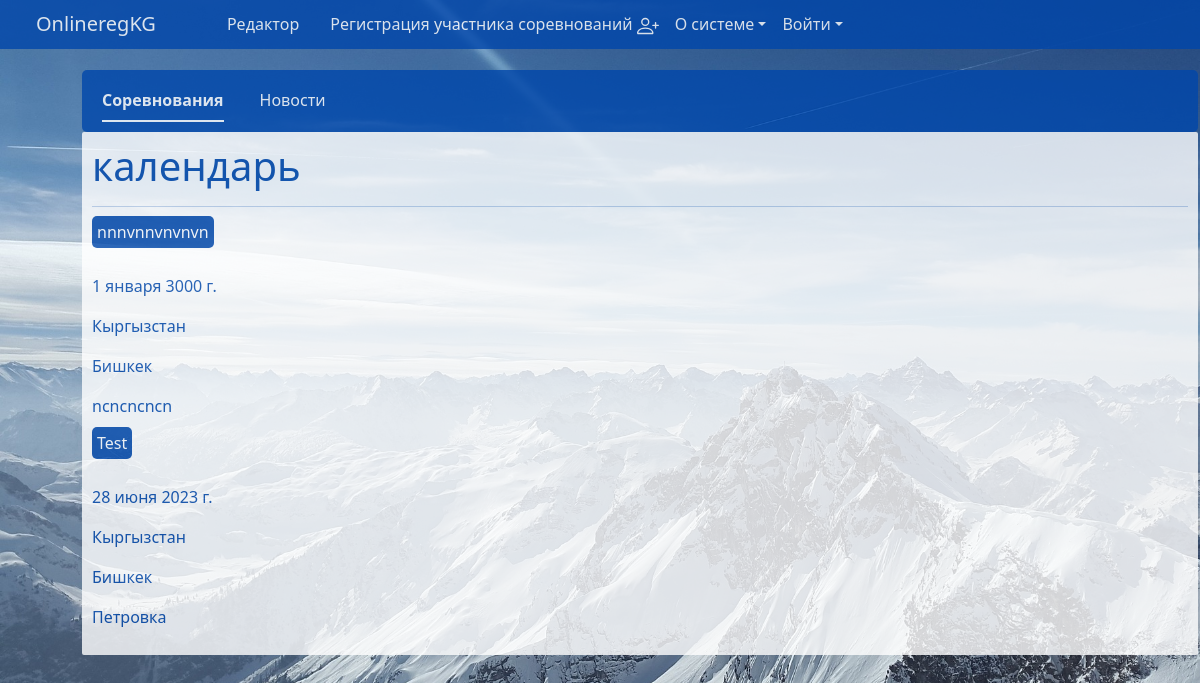
The page / on the database its author committed.
### competitions/models.py (models this page shows, shortened)
class Competition(models.Model):
    hostState_list = [
        ('Кыргызстан', 'Кыргызстан'),
    ]
    region_list = [
        ('Бишкек', 'Бишкек'),
        ('Чуй', 'Чуй'),
        ('Каракол', 'Каракол'),
        ('Баткен', 'Баткен'),
        ('Джалал-Абад', 'Джалал-Абад'),
        ('Нарын', 'Нарын'),
        ('Талас', 'Талас'),
        ('Ош', 'Ош'),
    ]
    before_18 = ['12', '11', '13', '14', '15', '16', '17', '18']
    before_25 = ['19', '20', '21', '22', '23', '24', '25']
    before_35 = ['26', '27', '28', '29', '30', '31', '32', '33', '34', '35']
    before_45 = ['36', '37', '38', '39', '40', '41', '42', '43', '45']
    ignor = ['A', 'B', 'C', 'D']
    age_groups_of_participants_list = [
        (f'{before_18}', 'До-18'),
        (f'{before_25}', '18-25'),
        (f'{before_35}', '25-35'),
        (f'{before_45}', '35-45'),
        (f'{ignor}', 'A, B, C, D ')
    ]
    phone_regex = RegexValidator(
        regex=r'\+996\d{9}$',
        message='Номер телефона должен быть в формате: "+996XXXXXXXXX'
    )
    telegram_regex = RegexValidator(
        regex=r'^@[A-Za-z0-9]{5,}$',
        message='invalid username Telegram'
    )
    author = models.ForeignKey(User, on_delete=models.CASCADE, related_name='competitions', verbose_name='Редактор', blank=True, null=True)
    create_date = models.DateTimeField(auto_now_add=True)
    state = models.CharField(choices=hostState_list, max_length=10, blank=False, verbose_name='Государство проведения')
    region = models.CharField(choices=region_list, max_length=11, blank=False, verbose_name='Регион проведения')
    date = models.DateField(blank=False, verbose_name='Дата (-ы) проведения')
    organizer_name = models.CharField(max_length=30, blank=False,verbose_name='Имя организатора', null=True)
    organizer_last_name = models.CharField(max_length=100, blank=False, verbose_name='Фамилия организатора', null=True)
    organizer_email = models.EmailField(blank=False, verbose_name='email организатора', null=True)
    organizer_phone = models.CharField(max_length=13, blank=True, verbose_name='номер телефона организатора', null=True, validators=[phone_regex])
    organizer_telegram = models.CharField(max_length=20, blank=False, null=True, validators=[telegram_regex], verbose_name='Telegram организатора')
    organizer_whatsapp = models.CharField(max_length=255, blank=True, null=True, validators=[phone_regex], verbose_name='WhatsApp организатора')
    competition_name = models.CharField(max_length=255, blank=False, verbose_name='Наименование')
    location = models.CharField(max_length=255, blank=False, verbose_name='Место проведения')
    age_groups_of_participants = models.TextField( blank=False, verbose_name='Возрастные группы участников')
    illustration = models.ImageField(upload_to='competitions_illustration', blank=False, verbose_name='Иллюстрация')
    announcement = models.TextField(blank=False, verbose_name='Краткий анонс')
    coordinates_to_competition = models.CharField(max_length=255, blank=True, verbose_name='Точные координаты')
    slug = models.SlugField(unique=True, max_length=255)
    class Meta:
        verbose_name = 'Соревнование'
        verbose_name_plural = 'Соревнования'

### main/views.py (the view)
# urls.py: path('', views.index,  name='index'),
def index(request):
    active_link = 'competitions'
    competitions_data = Competition.objects.order_by('-create_date')
    return render(request, "main/index.html", {'active_link': active_link, 'competitions': competitions_data})

### main/templates/main/index.html (shortened to what this page needs)
{% extends 'main/layout.html' %}
{% block body %}
  <div>
    <div id="index-nav">
      <ul class="nav nav-underline" id="">
        <li class="nav-item" id="index-nav-item">
          <a id="index-link" class="nav-link active" aria-current="page" href="{% url 'index' %}">Соревнования</a>
        </li>
        <li class="nav-item" id="index-nav-item">
          <a id="index-link" class="nav-link" href="{% url 'news_info' %}">Новости</a>
        </li>
      </ul>
    </div>
    {% if active_link == 'competitions' %}
      <div id="index-table-info">
        <div>
          <h1>календарь</h1>
        </div>
        <hr>
        {% for competition in competitions %}
          <div>
            <div>
              <h6>
                <a class="competition-name" id="link-competitions" href="{% url 'competition_detail' competition.slug %}">{{ competition.competition_name }}</a>
              </h6>
            </div>
            <br>
            <div>
              <p>{{ competition.date }}</p>
              <p>{{ competition.state }}</p>
              <p>{{ competition.region }}</p>
              <p>{{ competition.location }}</p>
            </div>
          </div>
        {% endfor %}
      </div>
    {% endif %}
    </div>
{% endblock %}

### main/static/main/css/style.css (style rules this page uses)
body { height: 100%; background-image: url(../img/rough-horn-ge477d8ee5_1920.jpg); background-repeat: no-repeat; background-size: cover; margin: 0; }
#link-competitions { text-decoration: none; background-color: #0047AB; color: white; padding: 5px 5px; border-radius: 5px 5px; transition: 0.7s; }
#index-nav { background-color: #0047AB; border-radius: 5px 5px; padding: 5px; opacity: 0.8; }
#index-nav-item { padding: 5px; margin-left: 10px; }
#index-link { color: white; }
#index-table-info { color: #0047AB; padding: 10px; background-color: white; opacity: 0.8; border-radius: 2px 2px; }

### rows shown on the page
Competition: competition_name "nnnvnnvnvnvn", date "1 января 3000 г.", state "Кыргызстан", region "Бишкек", location "ncncncncn"
Competition: competition_name "Test", date "28 июня 2023 г.", state "Кыргызстан", region "Бишкек", location "Петровка"
